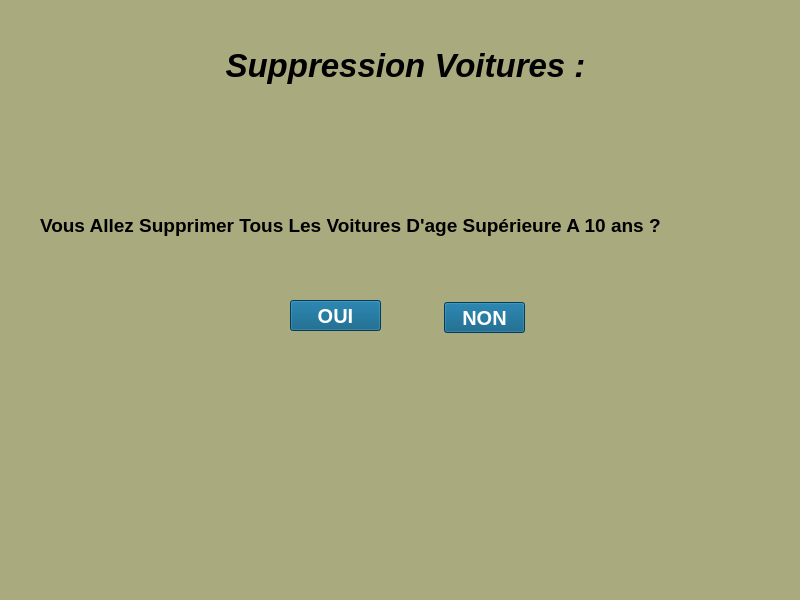
<?xml version="1.0" encoding="UTF-8"?>
<ui version="4.0">
 <class>Form</class>
 <widget class="QWidget" name="Form">
  <property name="geometry">
   <rect>
    <x>0</x>
    <y>0</y>
    <width>800</width>
    <height>600</height>
   </rect>
  </property>
  <property name="font">
   <font>
    <pointsize>15</pointsize>
   </font>
  </property>
  <property name="windowTitle">
   <string>Form</string>
  </property>
  <property name="styleSheet">
   <string notr="true">background-color: rgb(170, 170, 127);</string>
  </property>
  <widget class="QLabel" name="label">
   <property name="geometry">
    <rect>
     <x>40</x>
     <y>190</y>
     <width>671</width>
     <height>71</height>
    </rect>
   </property>
   <property name="font">
    <font>
     <pointsize>14</pointsize>
     <weight>75</weight>
     <bold>true</bold>
    </font>
   </property>
   <property name="text">
    <string>Vous Allez Supprimer Tous Les Voitures D'age Supérieure A 10 ans ? </string>
   </property>
  </widget>
  <widget class="QPushButton" name="supprimer">
   <property name="geometry">
    <rect>
     <x>290</x>
     <y>300</y>
     <width>91</width>
     <height>31</height>
    </rect>
   </property>
   <property name="font">
    <font>
     <pointsize>15</pointsize>
     <weight>75</weight>
     <bold>true</bold>
    </font>
   </property>
   <property name="styleSheet">
    <string notr="true">background-color: rgb(85, 170, 255);
color: rgb(255, 255, 255);
background-color: rgb(0, 85, 127);</string>
   </property>
   <property name="text">
    <string>OUI</string>
   </property>
  </widget>
  <widget class="QPushButton" name="retour">
   <property name="geometry">
    <rect>
     <x>444</x>
     <y>302</y>
     <width>81</width>
     <height>31</height>
    </rect>
   </property>
   <property name="font">
    <font>
     <pointsize>15</pointsize>
     <weight>75</weight>
     <bold>true</bold>
    </font>
   </property>
   <property name="styleSheet">
    <string notr="true">color: rgb(255, 255, 255);
background-color: rgb(0, 85, 127);</string>
   </property>
   <property name="text">
    <string>NON</string>
   </property>
  </widget>
  <widget class="QLabel" name="label_2">
   <property name="geometry">
    <rect>
     <x>210</x>
     <y>40</y>
     <width>391</width>
     <height>51</height>
    </rect>
   </property>
   <property name="font">
    <font>
     <pointsize>25</pointsize>
     <weight>75</weight>
     <italic>true</italic>
     <bold>true</bold>
    </font>
   </property>
   <property name="text">
    <string>Suppression Voitures :</string>
   </property>
   <property name="alignment">
    <set>Qt::AlignCenter</set>
   </property>
  </widget>
 </widget>
 <resources/>
 <connections/>
</ui>
